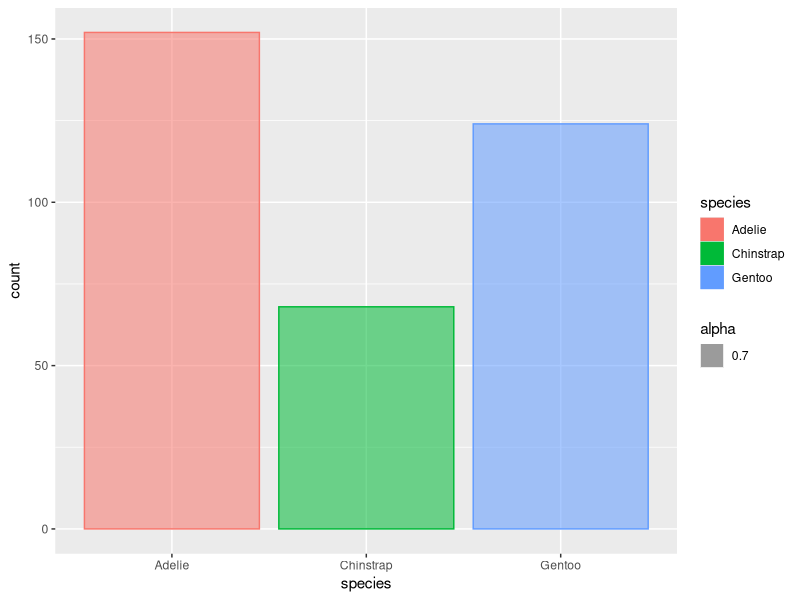
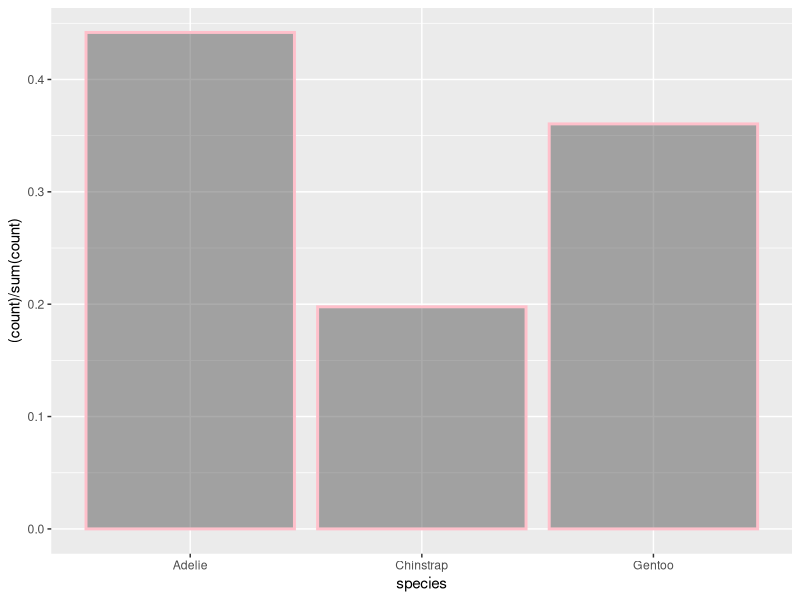
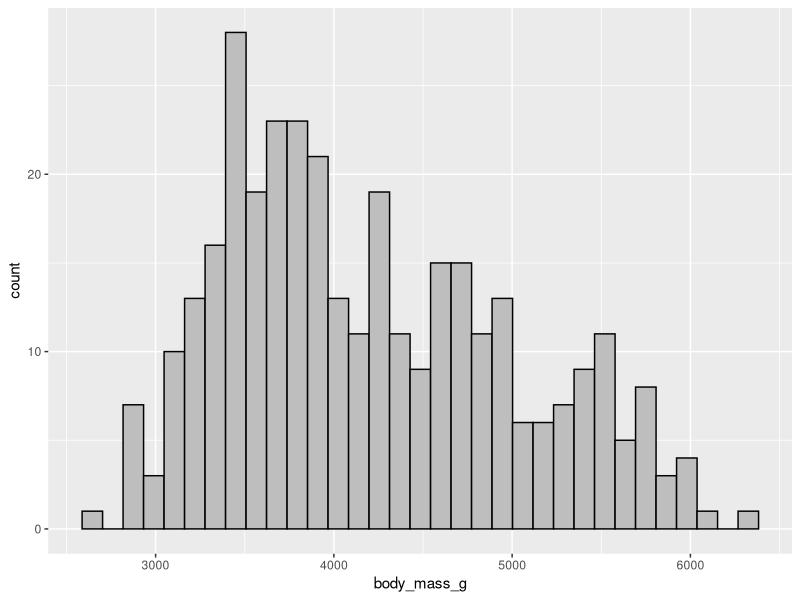
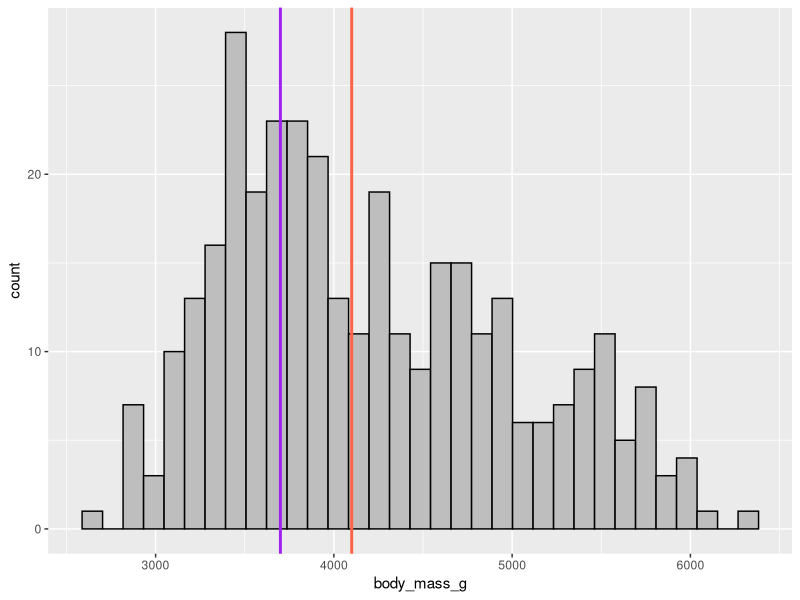
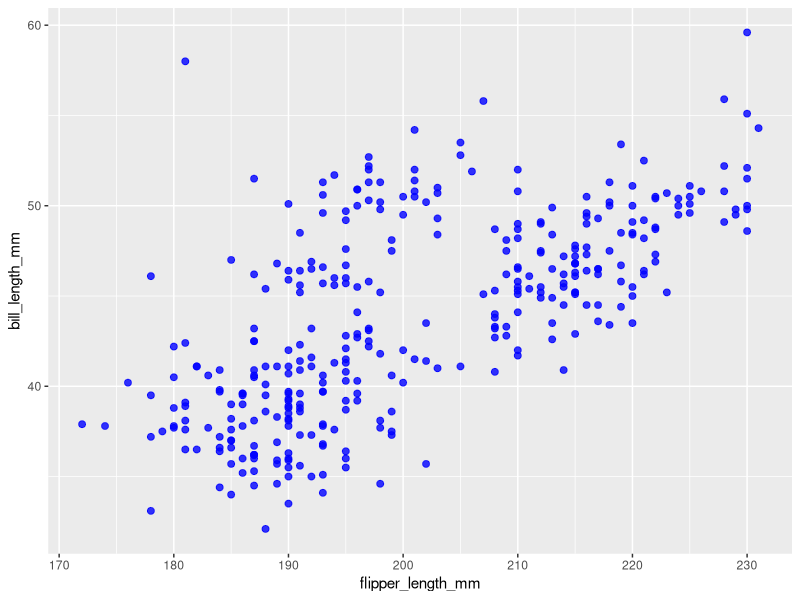
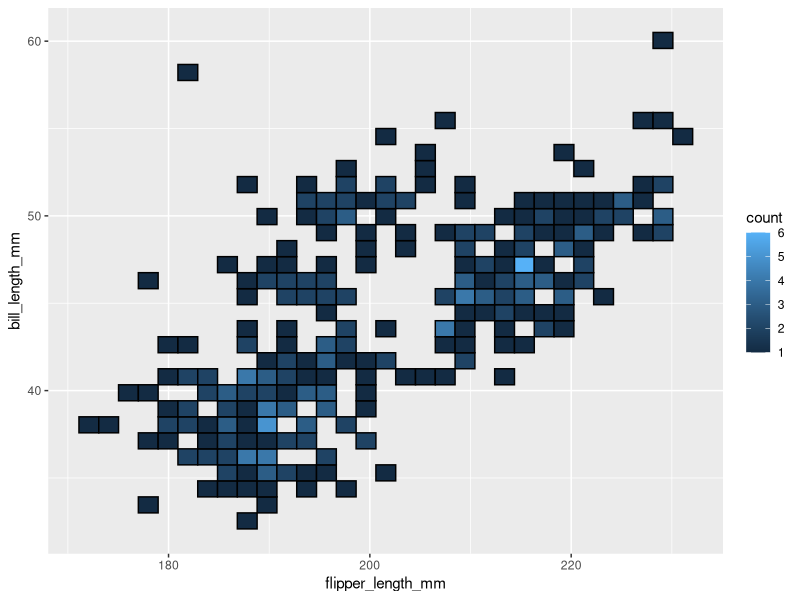
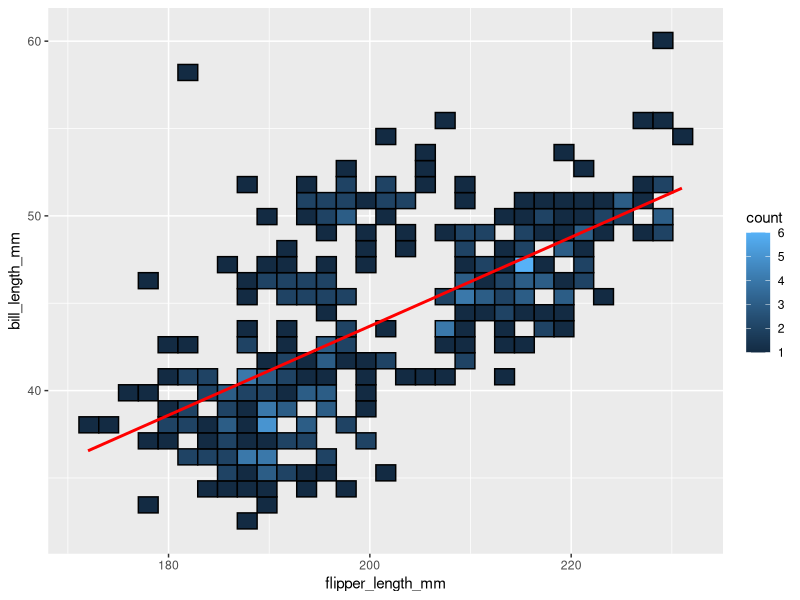
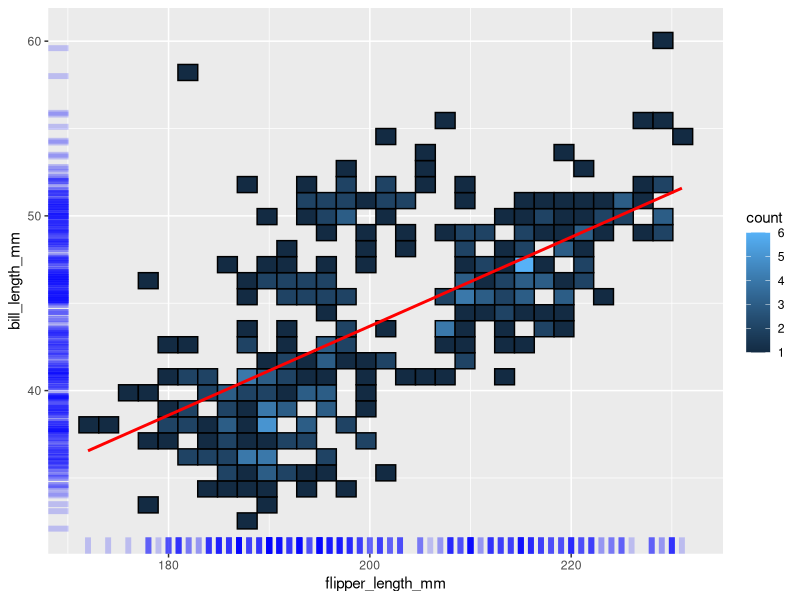

The R source for these figures, in order:
## ---- chunk 1
library(tidyverse)
library(palmerpenguins)
## ---- chunk 2
penguins %>%
  ggplot(aes(x = species)) +
  geom_bar(aes(color = species,
               fill = species,
               alpha = 0.7))
## ---- chunk 3
penguins %>%
  ggplot(aes(x = species)) +
  geom_bar(aes(y = (..count..)/sum(..count..)),
           color = "pink",
           alpha = 0.5,
           size = 1)
## ---- chunk 4
penguins %>%
  ggplot(aes(x = body_mass_g)) +
  geom_histogram(fill = "grey",
                 color = "black",
                 binwidth = 115)
## ---- chunk 5
penguins %>%
  ggplot(aes(x = body_mass_g)) +
  geom_histogram(fill = "grey",
                 color = "black",
                 binwidth = 115) +
  geom_vline(aes(xintercept = 4100), color = "tomato", size = 1) +
  geom_vline(aes(xintercept = 3700), color = "purple", size = 1) 
## ---- chunk 6
penguins %>%
  ggplot(aes(x = flipper_length_mm,
             y = bill_length_mm)) +
  geom_point(size = 2,
             alpha = 0.8,
             color = "blue")
## ---- chunk 7
penguins %>%
  ggplot(aes(x = flipper_length_mm,
             y = bill_length_mm)) +
  geom_bin2d(size = 0.5,
             alpha = 1,
             color = "black")
## ---- chunk 8
penguins %>%
  ggplot(aes(x = flipper_length_mm,
             y = bill_length_mm)) +
  geom_bin2d(size = 0.5,
             alpha = 1,
             color = "black") +
  geom_smooth(method = "lm", 
              se = FALSE, 
              color = "red",
              size = 1)
## ---- chunk 9
penguins %>%
  ggplot(aes(x = flipper_length_mm,
             y = bill_length_mm)) +
  geom_bin2d(size = 0.5,
             alpha = 1,
             color = "black") +
  geom_smooth(method = "lm", 
              se = FALSE, 
              color = "red",
              size = 1) +
  geom_rug(alpha = .2, 
           size = 2,
           color = "blue")
## ---- chunk 10
penguins %>%
  ggplot(aes(x = species,
             y = flipper_length_mm)) +
  stat_summary(fun = "mean", 
               geom = "bar",
               color = "pink",
               fill = "lightpink",
               alpha = 0.5)
## ---- chunk 11
penguins %>%
  ggplot(aes(x = species,
             y = flipper_length_mm)) +
  stat_summary(fun = "mean", 
               geom = "point",
               color = "pink",
               alpha = 1,
               size = 9)
## ---- chunk 12
penguins %>%
  ggplot(aes(x = species,
             y = flipper_length_mm)) +
  stat_summary(fun = "mean", 
               geom = "line",
               linetype = "dashed", 
               group = 1,
               color = "pink",
               size = 2)
## ---- chunk 13
penguins %>%
  ggplot(aes(x = species,
             y = flipper_length_mm)) +
  stat_summary(fun = "mean", 
               geom = "bar",
               color = "pink",
               fill = "lightpink",
               alpha = 0.5) +
    stat_summary(fun.data = "mean_se", 
                 geom = "errorbar", 
                 width = .3,
                 color = "purple")
## ---- chunk 14
penguins %>%
  ggplot(aes(x = species,
             y = flipper_length_mm)) +
  stat_summary(fun = "mean", 
               geom = "point",
               color = "pink",
               alpha = 0.6,
               size = 9) +    
  stat_summary(fun.data = "mean_se", 
               geom = "errorbar", 
               width = .14,
               color = "purple")
## ---- chunk 15
penguins %>%
  ggplot(aes(x = species,
             y = flipper_length_mm)) +
  stat_summary(fun = "mean", 
               geom = "line",
               linetype = "dashed", 
               group = 1,
               color = "pink",
               size = 2) +    
  stat_summary(fun.data = "mean_se", 
               geom = "errorbar", 
               width = .1,
               color = "purple")
## ---- chunk 16
penguins %>%
  ggplot(aes(x = species,
             y = flipper_length_mm)) +
  geom_boxplot(size = 0.5,
               alpha = 0,
               color = "purple")
## ---- chunk 17
penguins %>%
  ggplot(aes(x = species,
             y = flipper_length_mm)) +
  geom_violin(alpha = 0,
              size = 0.4) +
  geom_boxplot(size = 0.5,
               alpha = 0,
               color = "purple") 
## ---- chunk 18
penguins %>%
  ggplot(aes(x = species,
             y = flipper_length_mm)) +
  geom_jitter(color = "brown",
              height = 0,
              width = 0.2)
## ---- chunk 19
# This one is better because it provides additional information aka the mean with the crossbar.

penguins %>%
  ggplot(aes(x = species,
             y = flipper_length_mm)) +
  geom_jitter(width = 0.2, 
              height = 0, 
              alpha = 0.5, 
              color = "brown") +
  stat_summary(fun = mean, 
               geom = "crossbar", 
               width = 0.5, 
               color = "red", 
               size = 0.8)
## ---- chunk 20
penguins %>%
  ggplot(aes(x = species,
             y = flipper_length_mm)) +
  geom_jitter(width = 0.2, 
              height = 0, 
              alpha = 0.5, 
              color = "grey") +
  stat_summary(fun = mean, 
               geom = "crossbar", 
               width = 1, 
               color = "blue", 
               size = 0.2)
## ---- chunk 21
library(ggridges)

penguins %>%
  ggplot(aes(x = flipper_length_mm,
             y = species)) +
  geom_density_ridges(scale = 1.1, 
                      alpha = 0.5,
                      fill = "lightgreen",
                      color = "pink") 
## ---- chunk 22
penguins %>%
  ggplot(aes(x = flipper_length_mm,
             y = bill_length_mm)) +
  geom_point(size = 2,
             alpha = 0.8,
             color = "pink") +
  facet_grid(cols = vars(species))
## ---- chunk 23
penguins %>%
  ggplot(aes(x = flipper_length_mm,
             y = bill_length_mm)) +
  geom_point(size = 2,
             alpha = 0.8,
             color = "pink") +
  facet_grid(rows = vars(sex))
## ---- chunk 24
penguins %>%
  ggplot(aes(x = flipper_length_mm,
             y = bill_length_mm)) +
  geom_point(size = 2,
             alpha = 0.8,
             color = "pink") +
  facet_grid((cols = vars(sex)),
             (rows = vars(species)))
## ---- chunk 25
penguins %>%
  ggplot(aes(x = species,
             y = flipper_length_mm, group = 1)) +
  stat_summary(fun = "mean", 
               geom = "line", 
               linetype = "dotted",
               size = 1,
               color = "tomato") +
 facet_grid(cols = vars(sex))
## ---- chunk 26
penguins %>%
  ggplot(aes(x = species,
             y = flipper_length_mm, group = 1)) +
  stat_summary(fun = "mean", 
               geom = "line", 
               linetype = "dotted",
               size = 1,
               color = "tomato") +
 facet_grid(rows = vars(sex))
## ---- chunk 27
penguins %>%
  ggplot(aes(x = species,
             y = flipper_length_mm)) +
  stat_summary(fun = "mean", 
               geom = "bar",
               color = "pink",
               fill = "lightpink",
               alpha = 0.5) +
  facet_grid(cols = vars(sex))

#faceting. This looks better because it is easier to compare each variable in relation to the sex. It is also more visually appealing.
## ---- chunk 28
penguins %>%
  ggplot(aes(x = species,
             y = flipper_length_mm)) +
  stat_summary(fun = "mean", 
               geom = "bar",
               color = "pink",
               fill = "lightpink",
               alpha = 0.5) +
  stat_summary(fun.data = "mean_se", 
               geom = "linerange", 
               width = .3)

#added aesthetic
## ---- chunk 29
timeEstimate = 200
## ---- chunk 30
challenge = 5
## ---- chunk 31
engagement = 6
